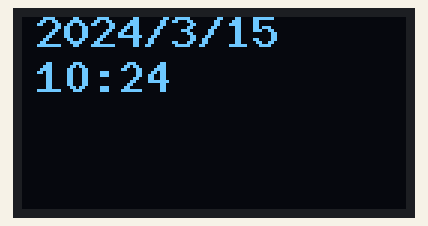
This sketch was run on a simulated Arduino Uno, built with avr-gcc and run on an emulated ATmega328P. Parts: 128×64 one-colour display. The local clock reads 2024-03-15 10:24:30 at power-on unless the sketch sets it.

Above: at 0.3 s.
At 30.4 s:
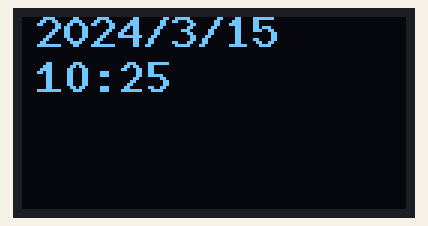

Measured:
- what the display in image 0 shows lasts 29.8 s, from 0.3 s to 30.1 s

The sketch:

OLED_Time.ino
```cpp
#include <Wire.h>

#include <U8glib.h>
#include "RTClib.h"

U8GLIB_SSD1306_128X64 u8g(U8G_I2C_OPT_NONE);

  RTC_DS3231 RTC;
  int  monthIndex[122] ={0,3,6,9,12,15,18,21,24,27,30,33};
  String thisMonth = "";
  String thisTime = "";
  String thisDay="";

void setup() {
  Wire.begin();
  RTC.begin();
  Serial.begin(9600);
}

void loop() {
  u8g.firstPage();
  do {
    draw();

    delay(10);
  } while(u8g.nextPage());
}


void draw(void) {
  u8g.setFont(u8g_font_9x15B);

  DateTime now = RTC.now();
  thisDay= String(now.year() , DEC)+ "/" + String(now.month(), DEC) + "/" + String(now.day(), DEC);
  const char* newDay = (const char*) thisDay.c_str();
  u8g.drawStr(5,10, newDay);
  thisTime="";

  u8g.setFont(u8g_font_9x18B);
  if (now.hour() < 10){ thisTime="0"+ thisTime;}
  thisTime=thisTime + String(now.hour()) + ":";
  if (now.minute() < 10){ thisTime=thisTime + "0";}
  thisTime=thisTime + String(now.minute());

  const char* newTime = (const char*) thisTime.c_str();
  u8g.drawStr(5,25, newTime);
 }
```
